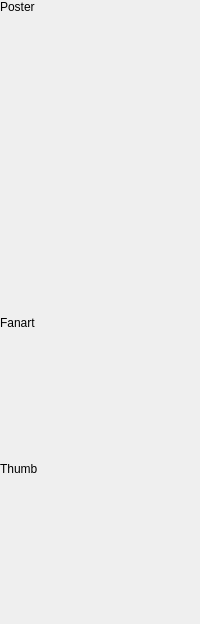
            <widget class="QWidget" name="page">
             <layout class="QVBoxLayout" name="verticalLayout_10">
              <property name="leftMargin">
               <number>0</number>
              </property>
              <property name="topMargin">
               <number>0</number>
              </property>
              <property name="rightMargin">
               <number>0</number>
              </property>
              <property name="bottomMargin">
               <number>0</number>
              </property>
              <item>
               <widget class="QLabel" name="labelPoster">
                <property name="text">
                 <string>Poster</string>
                </property>
               </widget>
              </item>
              <item>
               <widget class="ClosableImage" name="poster">
                <property name="minimumSize">
                 <size>
                  <width>180</width>
                  <height>290</height>
                 </size>
                </property>
                <property name="maximumSize">
                 <size>
                  <width>180</width>
                  <height>290</height>
                 </size>
                </property>
                <property name="cursor">
                 <cursorShape>PointingHandCursor</cursorShape>
                </property>
                <property name="toolTip">
                 <string>Click to Change</string>
                </property>
                <property name="text">
                 <string/>
                </property>
                <property name="pixmap">
                 <pixmap resource="../../../data/MediaElch.qrc">:/img/placeholders/poster.png</pixmap>
                </property>
                <property name="alignment">
                 <set>Qt::AlignCenter</set>
                </property>
                <property name="clickable" stdset="0">
                 <bool>true</bool>
                </property>
                <property name="myFixedHeight" stdset="0">
                 <number>290</number>
                </property>
                <property name="title" stdset="0">
                 <string>Poster</string>
                </property>
                <property name="dropShadow" stdset="0">
                 <bool>true</bool>
                </property>
               </widget>
              </item>
              <item>
               <widget class="QLabel" name="labelFanart">
                <property name="text">
                 <string>Fanart</string>
                </property>
               </widget>
              </item>
              <item>
               <widget class="ClosableImage" name="backdrop">
                <property name="minimumSize">
                 <size>
                  <width>180</width>
                  <height>120</height>
                 </size>
                </property>
                <property name="maximumSize">
                 <size>
                  <width>180</width>
                  <height>120</height>
                 </size>
                </property>
                <property name="cursor">
                 <cursorShape>PointingHandCursor</cursorShape>
                </property>
                <property name="toolTip">
                 <string>Click to Change</string>
                </property>
                <property name="text">
                 <string/>
                </property>
                <property name="pixmap">
                 <pixmap resource="../../../data/MediaElch.qrc">:/img/placeholders/fanart.png</pixmap>
                </property>
                <property name="alignment">
                 <set>Qt::AlignCenter</set>
                </property>
                <property name="clickable" stdset="0">
                 <bool>true</bool>
                </property>
                <property name="myFixedHeight" stdset="0">
                 <number>120</number>
                </property>
                <property name="title" stdset="0">
                 <string>Fanart</string>
                </property>
                <property name="dropShadow" stdset="0">
                 <bool>true</bool>
                </property>
               </widget>
              </item>
              <item>
               <widget class="QLabel" name="labelThumb">
                <property name="text">
                 <string>Thumb</string>
                </property>
               </widget>
              </item>
              <item>
               <widget class="ClosableImage" name="thumb">
                <property name="minimumSize">
                 <size>
                  <width>180</width>
                  <height>102</height>
                 </size>
                </property>
                <property name="maximumSize">
                 <size>
                  <width>180</width>
                  <height>102</height>
                 </size>
                </property>
                <property name="cursor">
                 <cursorShape>PointingHandCursor</cursorShape>
                </property>
                <property name="toolTip">
                 <string>Click to Change</string>
                </property>
                <property name="text">
                 <string/>
                </property>
                <property name="pixmap">
                 <pixmap resource="../../../data/MediaElch.qrc">:/img/placeholders/thumb.png</pixmap>
                </property>
                <property name="alignment">
                 <set>Qt::AlignCenter</set>
                </property>
                <property name="clickable" stdset="0">
                 <bool>true</bool>
                </property>
                <property name="myFixedHeight" stdset="0">
                 <number>102</number>
                </property>
                <property name="title" stdset="0">
                 <string>Thumb</string>
                </property>
                <property name="dropShadow" stdset="0">
                 <bool>true</bool>
                </property>
               </widget>
              </item>
              <item>
               <spacer name="verticalSpacer">
                <property name="orientation">
                 <enum>Qt::Vertical</enum>
                </property>
                <property name="sizeHint" stdset="0">
                 <size>
                  <width>20</width>
                  <height>40</height>
                 </size>
                </property>
               </spacer>
              </item>
             </layout>
            </widget>
